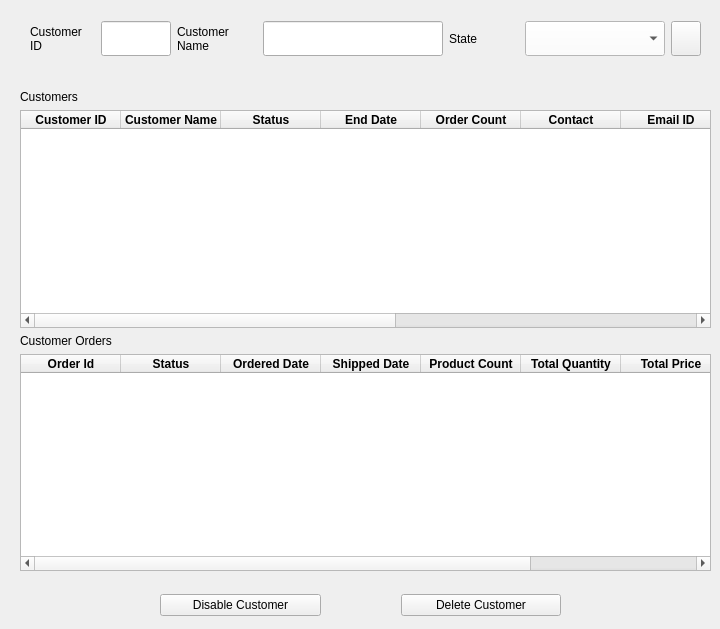
      <widget class="QWidget" name="StPageCustomers">
       <widget class="QWidget" name="layoutWidget">
        <property name="geometry">
         <rect>
          <x>160</x>
          <y>590</y>
          <width>401</width>
          <height>30</height>
         </rect>
        </property>
        <layout class="QHBoxLayout" name="horizontalLayout_9">
         <property name="spacing">
          <number>80</number>
         </property>
         <item>
          <widget class="QPushButton" name="BtnDisableCustomer">
           <property name="text">
            <string>Disable Customer</string>
           </property>
          </widget>
         </item>
         <item>
          <widget class="QPushButton" name="BtnDeleteCustomer">
           <property name="text">
            <string>Delete Customer</string>
           </property>
          </widget>
         </item>
        </layout>
       </widget>
       <widget class="QWidget" name="layoutWidget">
        <property name="geometry">
         <rect>
          <x>20</x>
          <y>90</y>
          <width>691</width>
          <height>481</height>
         </rect>
        </property>
        <layout class="QVBoxLayout" name="verticalLayout_14">
         <item>
          <widget class="QLabel" name="label_26">
           <property name="text">
            <string>Customers</string>
           </property>
          </widget>
         </item>
         <item>
          <widget class="QTableWidget" name="tblCustomers">
           <attribute name="horizontalHeaderShowSortIndicator" stdset="0">
            <bool>true</bool>
           </attribute>
           <column>
            <property name="text">
             <string>Customer ID</string>
            </property>
            <property name="font">
             <font>
              <weight>75</weight>
              <bold>true</bold>
             </font>
            </property>
            <property name="background">
             <color>
              <red>255</red>
              <green>255</green>
              <blue>255</blue>
             </color>
            </property>
           </column>
           <column>
            <property name="text">
             <string>Customer Name</string>
            </property>
            <property name="font">
             <font>
              <weight>75</weight>
              <bold>true</bold>
             </font>
            </property>
            <property name="background">
             <color>
              <red>255</red>
              <green>255</green>
              <blue>255</blue>
             </color>
            </property>
           </column>
           <column>
            <property name="text">
             <string>Status</string>
            </property>
            <property name="font">
             <font>
              <weight>75</weight>
              <bold>true</bold>
             </font>
            </property>
            <property name="background">
             <color>
              <red>255</red>
              <green>255</green>
              <blue>255</blue>
             </color>
            </property>
           </column>
           <column>
            <property name="text">
             <string>End Date</string>
            </property>
            <property name="font">
             <font>
              <weight>75</weight>
              <bold>true</bold>
             </font>
            </property>
            <property name="background">
             <color>
              <red>255</red>
              <green>255</green>
              <blue>255</blue>
             </color>
            </property>
           </column>
           <column>
            <property name="text">
             <string>Order Count</string>
            </property>
            <property name="font">
             <font>
              <weight>75</weight>
              <bold>true</bold>
             </font>
            </property>
            <property name="background">
             <color>
              <red>255</red>
              <green>255</green>
              <blue>255</blue>
             </color>
            </property>
           </column>
           <column>
            <property name="text">
             <string>Contact</string>
            </property>
            <property name="font">
             <font>
              <weight>75</weight>
              <bold>true</bold>
             </font>
            </property>
            <property name="background">
             <color>
              <red>255</red>
              <green>255</green>
              <blue>255</blue>
             </color>
            </property>
           </column>
           <column>
            <property name="text">
             <string>Email ID</string>
            </property>
            <property name="font">
             <font>
              <weight>75</weight>
              <bold>true</bold>
             </font>
            </property>
            <property name="background">
             <color>
              <red>255</red>
              <green>255</green>
              <blue>255</blue>
             </color>
            </property>
           </column>
           <column>
            <property name="text">
             <string>Address</string>
            </property>
            <property name="font">
             <font>
              <weight>75</weight>
              <bold>true</bold>
             </font>
            </property>
            <property name="background">
             <color>
              <red>255</red>
              <green>255</green>
              <blue>255</blue>
             </color>
            </property>
           </column>
           <column>
            <property name="text">
             <string>City</string>
            </property>
            <property name="font">
             <font>
              <weight>75</weight>
              <bold>true</bold>
             </font>
            </property>
            <property name="background">
             <color>
              <red>255</red>
              <green>255</green>
              <blue>255</blue>
             </color>
            </property>
           </column>
           <column>
            <property name="text">
             <string>State</string>
            </property>
            <property name="font">
             <font>
              <weight>75</weight>
              <bold>true</bold>
             </font>
            </property>
            <property name="background">
             <color>
              <red>255</red>
              <green>255</green>
              <blue>255</blue>
             </color>
            </property>
           </column>
           <column>
            <property name="text">
             <string>Region</string>
            </property>
            <property name="font">
             <font>
              <weight>75</weight>
              <bold>true</bold>
             </font>
            </property>
            <property name="background">
             <color>
              <red>255</red>
              <green>255</green>
              <blue>255</blue>
             </color>
            </property>
           </column>
          </widget>
         </item>
         <item>
          <widget class="QLabel" name="label_10">
           <property name="text">
            <string>Customer Orders</string>
           </property>
          </widget>
         </item>
         <item>
          <widget class="QTableWidget" name="tblCustOrders">
           <attribute name="horizontalHeaderShowSortIndicator" stdset="0">
            <bool>true</bool>
           </attribute>
           <column>
            <property name="text">
             <string>Order Id</string>
            </property>
            <property name="font">
             <font>
              <weight>75</weight>
              <bold>true</bold>
             </font>
            </property>
            <property name="background">
             <color>
              <red>255</red>
              <green>255</green>
              <blue>255</blue>
             </color>
            </property>
           </column>
           <column>
            <property name="text">
             <string>Status</string>
            </property>
            <property name="font">
             <font>
              <weight>75</weight>
              <bold>true</bold>
             </font>
            </property>
            <property name="background">
             <color>
              <red>255</red>
              <green>255</green>
              <blue>255</blue>
             </color>
            </property>
           </column>
           <column>
            <property name="text">
             <string>Ordered Date</string>
            </property>
            <property name="font">
             <font>
              <weight>75</weight>
              <bold>true</bold>
             </font>
            </property>
            <property name="background">
             <color>
              <red>255</red>
              <green>255</green>
              <blue>255</blue>
             </color>
            </property>
           </column>
           <column>
            <property name="text">
             <string>Shipped Date</string>
            </property>
            <property name="font">
             <font>
              <weight>75</weight>
              <bold>true</bold>
             </font>
            </property>
            <property name="background">
             <color>
              <red>255</red>
              <green>255</green>
              <blue>255</blue>
             </color>
            </property>
           </column>
           <column>
            <property name="text">
             <string>Product Count</string>
            </property>
            <property name="font">
             <font>
              <weight>75</weight>
              <bold>true</bold>
             </font>
            </property>
            <property name="background">
             <color>
              <red>255</red>
              <green>255</green>
              <blue>255</blue>
             </color>
            </property>
           </column>
           <column>
            <property name="text">
             <string>Total Quantity</string>
            </property>
            <property name="font">
             <font>
              <weight>75</weight>
              <bold>true</bold>
             </font>
            </property>
            <property name="background">
             <color>
              <red>255</red>
              <green>255</green>
              <blue>255</blue>
             </color>
            </property>
           </column>
           <column>
            <property name="text">
             <string>Total Price</string>
            </property>
            <property name="font">
             <font>
              <weight>75</weight>
              <italic>false</italic>
              <bold>true</bold>
             </font>
            </property>
            <property name="background">
             <color>
              <red>255</red>
              <green>255</green>
              <blue>255</blue>
             </color>
            </property>
           </column>
           <column>
            <property name="text">
             <string>Total Discount</string>
            </property>
            <property name="font">
             <font>
              <weight>75</weight>
              <bold>true</bold>
             </font>
            </property>
            <property name="background">
             <color>
              <red>255</red>
              <green>255</green>
              <blue>255</blue>
             </color>
            </property>
           </column>
          </widget>
         </item>
        </layout>
       </widget>
       <widget class="QWidget" name="layoutWidget_8">
        <property name="geometry">
         <rect>
          <x>30</x>
          <y>20</y>
          <width>671</width>
          <height>37</height>
         </rect>
        </property>
        <layout class="QHBoxLayout" name="horizontalLayout_11">
         <item>
          <widget class="QLabel" name="label_30">
           <property name="maximumSize">
            <size>
             <width>65</width>
             <height>35</height>
            </size>
           </property>
           <property name="text">
            <string>Customer ID</string>
           </property>
           <property name="wordWrap">
            <bool>true</bool>
           </property>
          </widget>
         </item>
         <item>
          <widget class="QLineEdit" name="txtCustId">
           <property name="maximumSize">
            <size>
             <width>70</width>
             <height>35</height>
            </size>
           </property>
          </widget>
         </item>
         <item>
          <widget class="QLabel" name="label_31">
           <property name="maximumSize">
            <size>
             <width>80</width>
             <height>35</height>
            </size>
           </property>
           <property name="text">
            <string>Customer Name</string>
           </property>
           <property name="wordWrap">
            <bool>true</bool>
           </property>
          </widget>
         </item>
         <item>
          <widget class="QLineEdit" name="txtSrchCustName">
           <property name="maximumSize">
            <size>
             <width>180</width>
             <height>35</height>
            </size>
           </property>
          </widget>
         </item>
         <item>
          <widget class="QLabel" name="label_32">
           <property name="maximumSize">
            <size>
             <width>70</width>
             <height>35</height>
            </size>
           </property>
           <property name="text">
            <string>State</string>
           </property>
          </widget>
         </item>
         <item>
          <widget class="QComboBox" name="selectState">
           <property name="maximumSize">
            <size>
             <width>190</width>
             <height>35</height>
            </size>
           </property>
           <property name="whatsThis">
            <string/>
           </property>
           <property name="styleSheet">
            <string notr="true">background-color: rgb(255, 255, 255);
selection-color: rgb(0, 0, 0);
selection-background-color: rgb(247, 242, 255);</string>
           </property>
          </widget>
         </item>
         <item>
          <widget class="QPushButton" name="btnCustSearch">
           <property name="maximumSize">
            <size>
             <width>30</width>
             <height>35</height>
            </size>
           </property>
           <property name="text">
            <string/>
           </property>
           <property name="icon">
            <iconset resource="resources.qrc">
             <normaloff>:/icons/icons/search.png</normaloff>:/icons/icons/search.png</iconset>
           </property>
           <property name="iconSize">
            <size>
             <width>25</width>
             <height>25</height>
            </size>
           </property>
           <property name="checkable">
            <bool>false</bool>
           </property>
           <property name="autoExclusive">
            <bool>true</bool>
           </property>
          </widget>
         </item>
        </layout>
       </widget>
      </widget>
